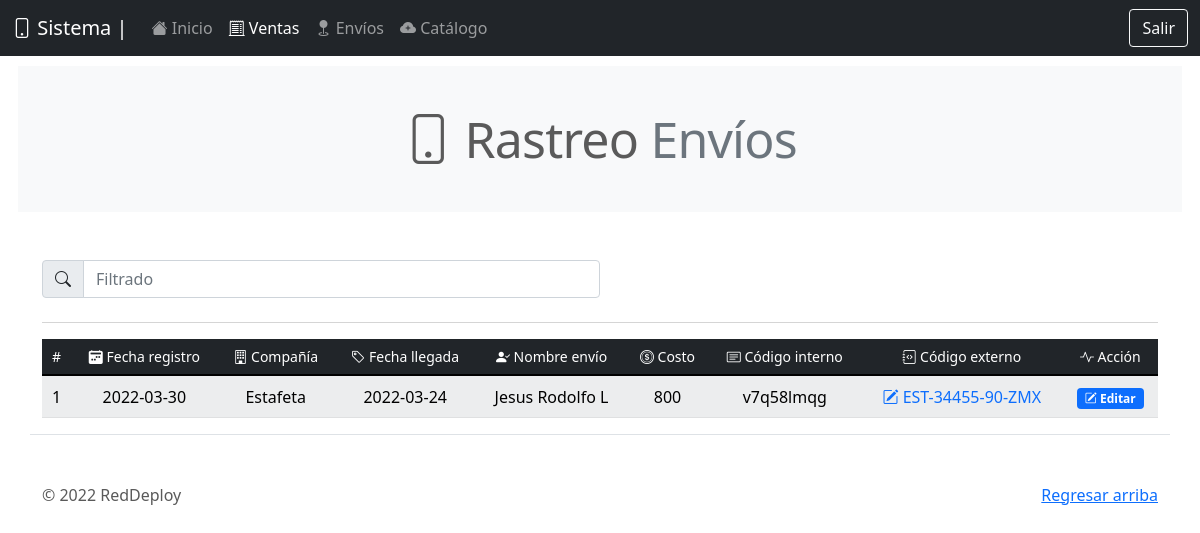
The app's page /be_/revision_envio.php?id=EST-34455-90-ZMX with its own data.
### tables this page shows
CREATE TABLE `envios` (
  `id` int(11) NOT NULL,
  `fecha_registro` date NOT NULL,
  `compania` varchar(100) NOT NULL,
  `fecha_llegada` date NOT NULL,
  `id_envio` varchar(50) DEFAULT NULL COMMENT 'id de la persona que envio',
  `costo_envio` varchar(11) NOT NULL,
  `codigo_envio_interno` varchar(30) NOT NULL,
  `codigo_envio_externo` varchar(50) NOT NULL
);

### query/query_envios.php (called while the page is built)
<?php
include('qconn/qc.php');
    $sql = "SELECT * FROM envios WHERE codigo_envio_externo = '$id_envio' ORDER BY fecha_registro DESC";
    $resultado_sql = $conn->query($sql);
?>

### be_/revision_envio.php (the view, shortened to what this page needs)
<!doctype html>
<html lang="en">
  <head>
    <link rel="stylesheet" href="https://cdn.jsdelivr.net/npm/bootstrap-icons@1.7.2/font/bootstrap-icons.css">
    <link href="../assets/dist/css/bootstrap.min.css" rel="stylesheet">
    <?php
        $id_envio = $_REQUEST['id'];
    ?>
    <link href="../carousel.css" rel="stylesheet">
  </head>
  <body>
<header>
  <nav class="navbar navbar-expand-md navbar-dark fixed-top bg-dark">
    <div class="container-fluid">
      <a class="navbar-brand" href="#"><i class="bi bi-phone"></i> Sistema |</a>
      <div class="collapse navbar-collapse" id="navbarCollapse">
        <ul class="navbar-nav me-auto mb-2 mb-md-0">
          <li class="nav-item">
           <a class="nav-link" aria-current="page" href="dashboard.php"><i class="bi bi-house-fill"></i> Inicio</a>
          </li>
          <li class="nav-item">
            <a class="nav-link active" href="venta_gral.php"><i class="bi bi-receipt-cutoff"></i> Ventas</a>
          </li>
          <li class="nav-item">
            <a class="nav-link" href="envio.php"><i class="bi bi-geo-fill"></i> Envíos</a>
          </li>
          <li class="nav-item">
            <a class="nav-link" href="envio.php"><i class="bi bi-cloud-plus-fill"></i> Catálogo</a>
          </li>
        </ul>
        <form class="d-flex">
          <a href="prcd/sort.php" class="btn btn-outline-light" type="submit">Salir</a>
        </form>
      </div>
    </div>
  </nav>
</header>
<main>
  <h2 class="mb-5 bg-light p-5 text-center featurette-heading" style="margin:18px;"><i class="bi bi-phone"></i> Rastreo <span class="text-muted">Envíos</span></h2>
<? include('../query/query_envios.php'); ?>
  <div class="container marketing mt-5 border-bottom">
  <div class="input-group mb-4 w-50">
    <span class="input-group-text" id="basic-addon1"><i class="bi bi-search"></i></span>
    <input type="text" class="form-control" placeholder="Filtrado" aria-label="Filtrado" aria-describedby="basic-addon1" id="myInput">
  </div>
  <hr>
    <table class="table  table-light table-striped mb-3 table-hover align-middle">
      <thead class="text-center table-dark align-middle">
        <tr  class="text-center">
          <th scope="col" class="h6"><small>#</small></th>
          <th scope="col" class="h6"><small><i class="bi bi-calendar2-week-fill"></i> Fecha registro</small></th>
          <th scope="col" class="h6"><small><i class="bi bi-building"></i> Compañía</small></th>
          <th scope="col" class="h6"><small><i class="bi bi-tag"></i> Fecha llegada</small></th>
          <th scope="col" class="h6"><small><i class="bi bi-person-check-fill"></i> Nombre envío</small></th>
          <th scope="col" class="h6"><small><i class="bi bi-coin"></i> Costo</small></th>
          <th scope="col" class="h6"><small><i class="bi bi-card-text"></i> Código interno</small></th>
          <th scope="col" class="h6"><small><i class="bi bi-journal-code"></i> Código externo</small></th>
          <th scope="col" class="h6"><small><i class="bi bi-activity"></i> Acción</small></th>
        </tr>
      </thead>
      <tbody id="myTable">
        <?php
        $x = 0;
          while($row_sql = $resultado_sql->fetch_assoc()){
            $x++;
            echo'<tr>';
            echo'<td class="text-center">'.$x.'</td>';
            echo'<td class="text-center">'.$row_sql['fecha_registro'].'</td>';
            echo'<td class="text-center">'.$row_sql['compania'].'</td>';
            echo'<td class="text-center">'.$row_sql['fecha_llegada'].'</td>';
            echo'<td class="text-center">'.$row_sql['id_envio'].'</td>';
            echo'<td class="text-center">'.$row_sql['costo_envio'].'</td>';
            echo'<td class="text-center">'.$row_sql['codigo_envio_interno'].'</td>';
            echo'<td class="text-center"><a href="#" data-bs-toggle="modal" data-bs-target="#editCode" style="text-decoration: none;"><i class="bi bi-pencil-square"></i> '.$row_sql['codigo_envio_externo'].'</a></td>';
            echo'<td class="text-center"><a href="#" data-bs-toggle="modal" data-bs-target="#exampleModal"><span class="badge bg-primary"><i class="bi bi-pencil-square"></i> Editar</span></a></td>';
            echo'</tr>';
            echo '
                  <input value="'.$row_sql['id'].'" name="id" hidden>
                      <input type="text" class="form-control" placeholder="Compañía" aria-label="Username" aria-describedby="basic-addon1" value="'.$row_sql['compania'].'" name="compania">
                      <input type="date" class="form-control" placeholder="Username" aria-label="Username" aria-describedby="basic-addon1" value="'.$row_sql['fecha_llegada'].'" name="fecha_entrega">
                      <input type="text" class="form-control" placeholder="Username" aria-label="Username" aria-describedby="basic-addon1" value="'.$row_sql['id_envio'].'" name="persona_envia">
                      <input type="text" class="form-control" placeholder="Username" aria-label="Username" aria-describedby="basic-addon1" value="'.$row_sql['costo_envio'].'" name="costo">
                      <input type="text" class="form-control" placeholder="Username" aria-label="Username" aria-describedby="basic-addon1" value="'.$row_sql['codigo_envio_interno'].'" name="codigo_interno">
                      <input type="text" class="form-control" placeholder="Username" aria-label="Username" aria-describedby="basic-addon1" value="'.$row_sql['codigo_envio_externo'].'" name="codigo_externo" READONLY>
            </div>';
          }
        ?>
  <footer class="container mt-5">
    <p class="float-end"><a href="#">Regresar arriba</a></p>
    <p>&copy; 2022 RedDeploy</p>
  </footer>
</main>
  </body>
</html>

### carousel.css (style rules this page uses)
body { padding-top: 3rem; padding-bottom: 3rem; color: #5a5a5a; }
.featurette-heading { font-weight: 300; line-height: 1; letter-spacing: -.05rem; }
@media (min-width: 40em) { .featurette-heading { font-size: 50px; } }
@media (min-width: 62em) { .featurette-heading { margin-top: 7rem; } }

### records on screen
envios: fecha_registro "2022-03-30", compania "Estafeta", fecha_llegada "2022-03-24", id_envio "Jesus Rodolfo L", costo_envio "800", codigo_envio_interno "v7q58lmqg", codigo_envio_externo "EST-34455-90-ZMX"
